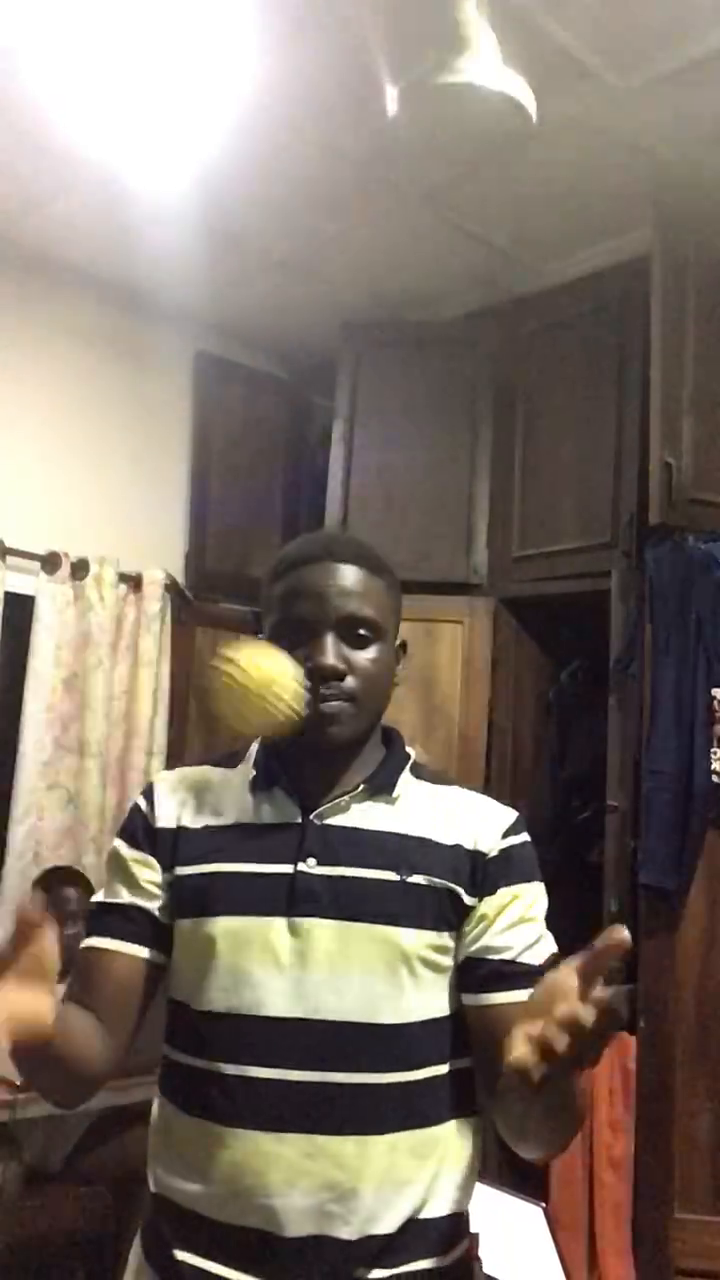
#> input picture frame 15 of ball.MOV, 720 x 1280 px
$ python orange_prediction.py
#> lines starting #> are read from the running program, lines starting #| are printed output that depends on the picture; after the words box and inside, x2 and y2 are one past the last pixel; in counts of white or black regions, pixels touching at a corner belong together
#> further down, frame is the input picture: shape (1280, 720, 3); mean B, G, R 105.5, 115.5, 126.8
### orange_detector.py
import cv2
import numpy as np


class OrangeDetector:
    def __init__(self):
        # Create mask for orange color
        self.low_orange = np.array([11, 128, 90])
        self.high_orange = np.array([179, 255, 255])

    def detect(self, frame):
        hsv_img = cv2.cvtColor(frame, cv2.COLOR_BGR2HSV)
#> hsv_img: shape (1280, 720, 3); mean H, S, V 42.5, 57.9, 127.4

        # Create masks with color ranges
        mask = cv2.inRange(hsv_img, self.low_orange, self.high_orange)
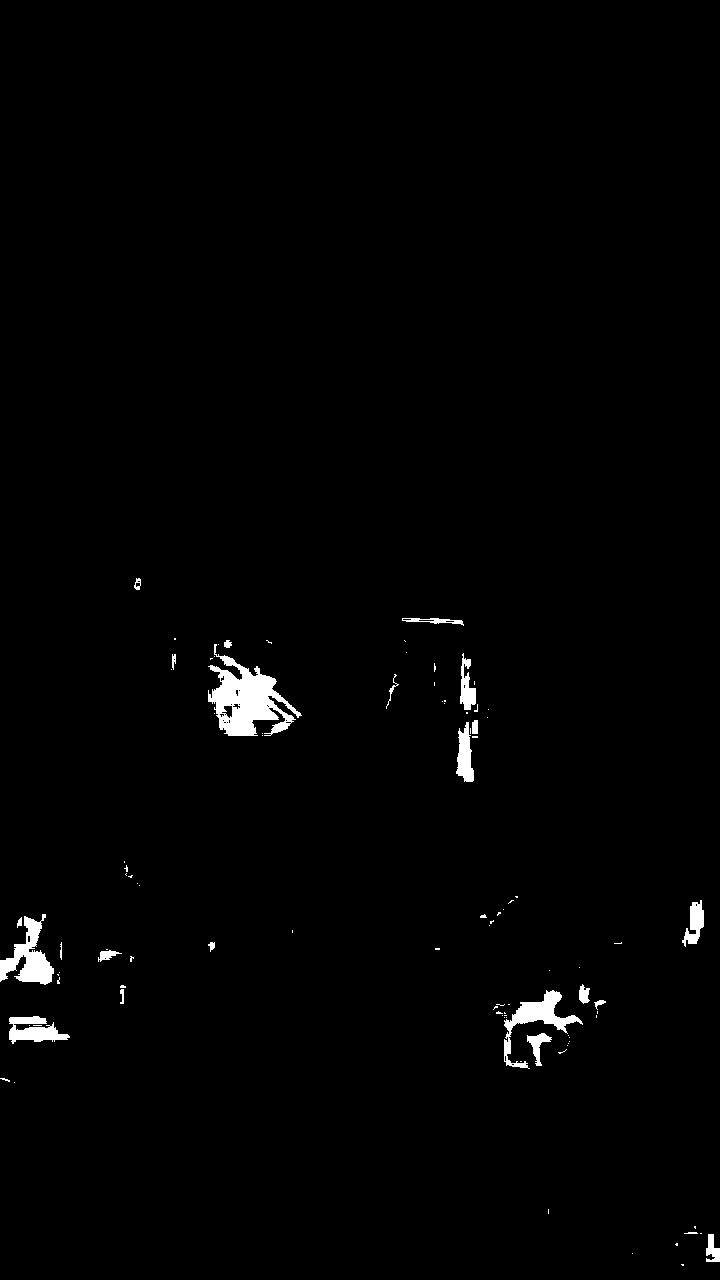
#> mask: shape (1280, 720); 1.3% white; 98 white regions (75 under 20 px)

        # Find Contours
        contours, _ = cv2.findContours(mask, cv2.RETR_TREE, cv2.CHAIN_APPROX_SIMPLE)
#> contours = 127 contours, 103 with area under 20; largest, box (x1, y1, x2, y2) and area: (208, 644, 302, 736) 3635, (0, 914, 54, 985) 1545, (504, 990, 583, 1069) 1376, (9, 1016, 70, 1044) 842, (456, 722, 474, 782) 600
        contours = sorted(contours, key=lambda x: cv2.contourArea(x), reverse=True)

        box = (0, 0, 0, 0)
        for cnt in contours:
            (x, y, w, h) = cv2.boundingRect(cnt)
            box = (x, y, x + w, y + h)
            break
#> this loop made 1 pass
#> (x, y, w, h, box) on pass 1: (208, 644, 94, 92, (208, 644, 302, 736))

        return box

### kalmanfilter.py
import cv2
import numpy as np


class KalmanFilter:
    kf = cv2.KalmanFilter(4, 2)
    kf.measurementMatrix = np.array([[1, 0, 0, 0], [0, 1, 0, 0]], np.float32)
    kf.transitionMatrix = np.array([[1, 0, 1, 0], [0, 1, 0, 1], [0, 0, 1, 0], [0, 0, 0, 1]], np.float32)


    def predict(self, coordX, coordY):
        ''' This function estimates the position of the object'''
        measured = np.array([[np.float32(coordX)], [np.float32(coordY)]])
        self.kf.correct(measured)
        predicted = self.kf.predict()
        x, y = int(predicted[0]), int(predicted[1])
        return x, y

### orange_prediction.py
import cv2
from orange_detector import OrangeDetector
from kalmanfilter import KalmanFilter

cap = cv2.VideoCapture("ball.MOV")

# Load detector
od = OrangeDetector()

# Load Kalman filter to predict the trajectory
kf = KalmanFilter()

while True:
    ret, frame = cap.read()
    if ret is False:
        break

    orange_bbox = od.detect(frame)
#> orange_bbox = (208, 644, 302, 736)
    x, y, x2, y2 = orange_bbox
#> x = 208; y = 644; x2 = 302; y2 = 736
    cx = int((x + x2) / 2)
#> cx = 255
    cy = int((y + y2) / 2)
#> cy = 690

    predicted = kf.predict(cx, cy)
#> in predict, `measured = np.array([[np.float32(coordX)], [np.float32(coordY)]])`: measured = [255, 690]
#> predicted = (0, 0)
    # cv2.rectangle(frame, (x, y), (x2, y2), (255, 0, 0), 4)
    cv2.circle(frame, (cx, cy), 20, (0, 0, 255), 4)
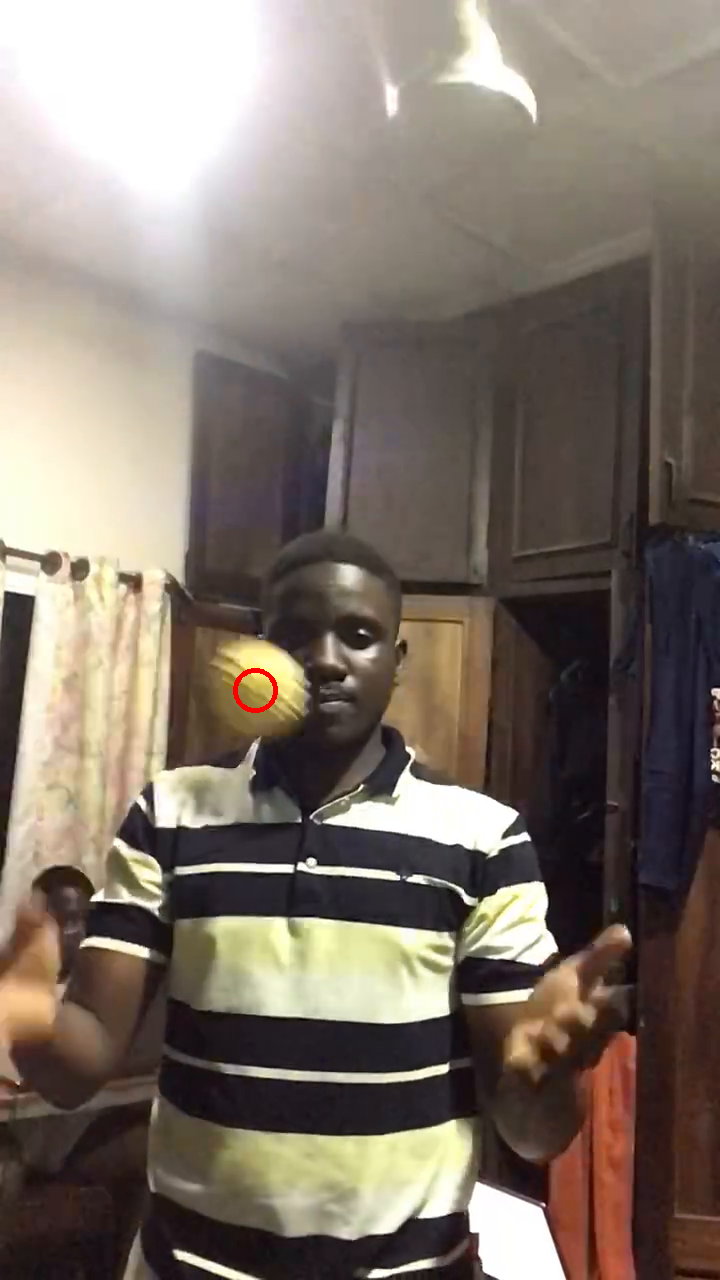
#> frame: shape (1280, 720, 3); 0.07% of pixels changed, all inside (x1, y1, x2, y2) = (233, 668, 278, 713)
    cv2.circle(frame, (predicted[0], predicted[1]), 20, (255, 0, 0), 4)
#> frame: shape (1280, 720, 3); 0.02% of pixels changed, all inside (x1, y1, x2, y2) = (0, 0, 23, 23)

    cv2.imshow("Frame", frame)
    key = cv2.waitKey(100)
#> (key Esc is pressed here)
    if key == 27:
        break

$ run again, starting later in the video
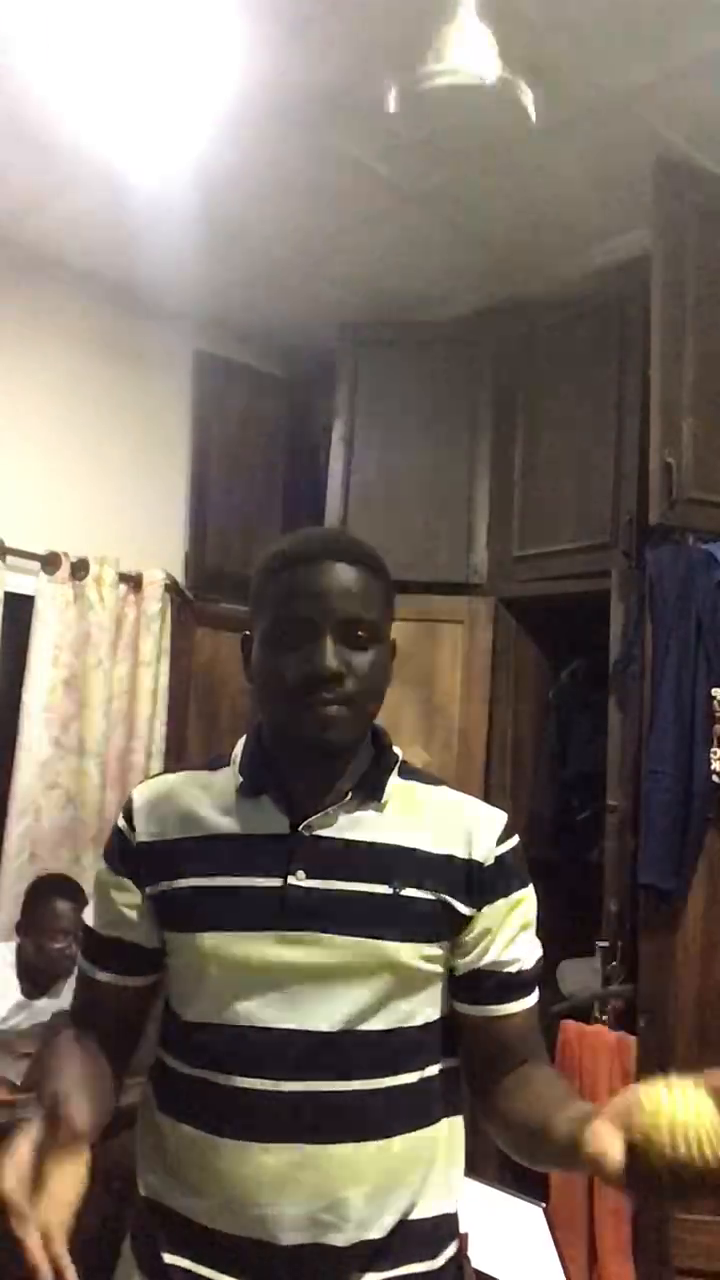
#> input picture frame 69 of ball.MOV, 720 x 1280 px
#> frame is the input picture: shape (1280, 720, 3); mean B, G, R 100, 110.1, 121.3
#> hsv_img: shape (1280, 720, 3); mean H, S, V 43.6, 59.7, 121.8
#> in detect, `mask = cv2.inRange(hsv_img, self.low_orange, self.high_orange)`:
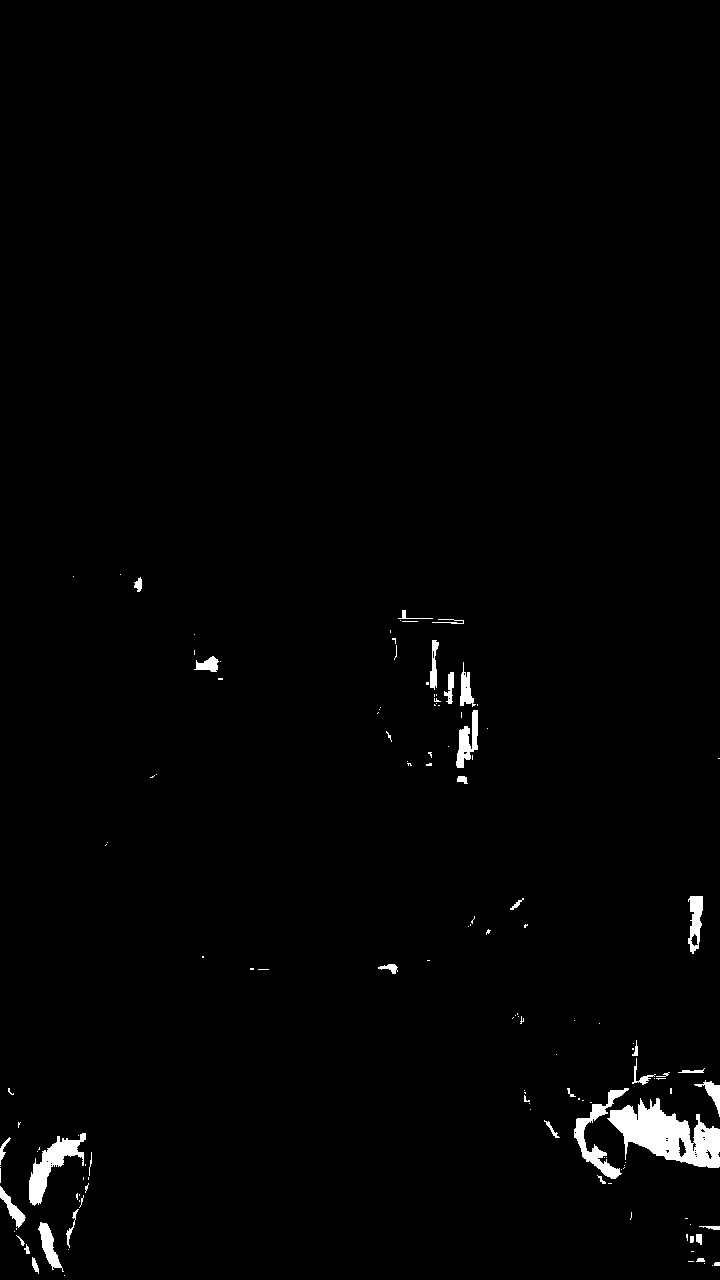
#> mask: shape (1280, 720); 1.3% white; 136 white regions (99 under 20 px)
#> contours = 160 contours, 130 with area under 20; largest, box (x1, y1, x2, y2) and area: (607, 1098, 720, 1168) 4048, (29, 1133, 86, 1206) 1302, (574, 1088, 629, 1179) 1046, (456, 710, 478, 768) 566, (688, 896, 703, 954) 522
#> the loop in detect, `for cnt in contours:` made 1 pass
#> (x, y, w, h, box) on pass 1: (607, 1098, 113, 70, (607, 1098, 720, 1168))
#> orange_bbox = (607, 1098, 720, 1168)
#> `x, y, x2, y2 = orange_bbox`: x = 607; y = 1098; x2 = 720; y2 = 1168
#> cx = 663
#> cy = 1133
#> measured = [663, 1133]
#> predicted = (0, 0)
#> `cv2.circle(frame, (cx, cy), 20, (0, 0, 255), 4)`:
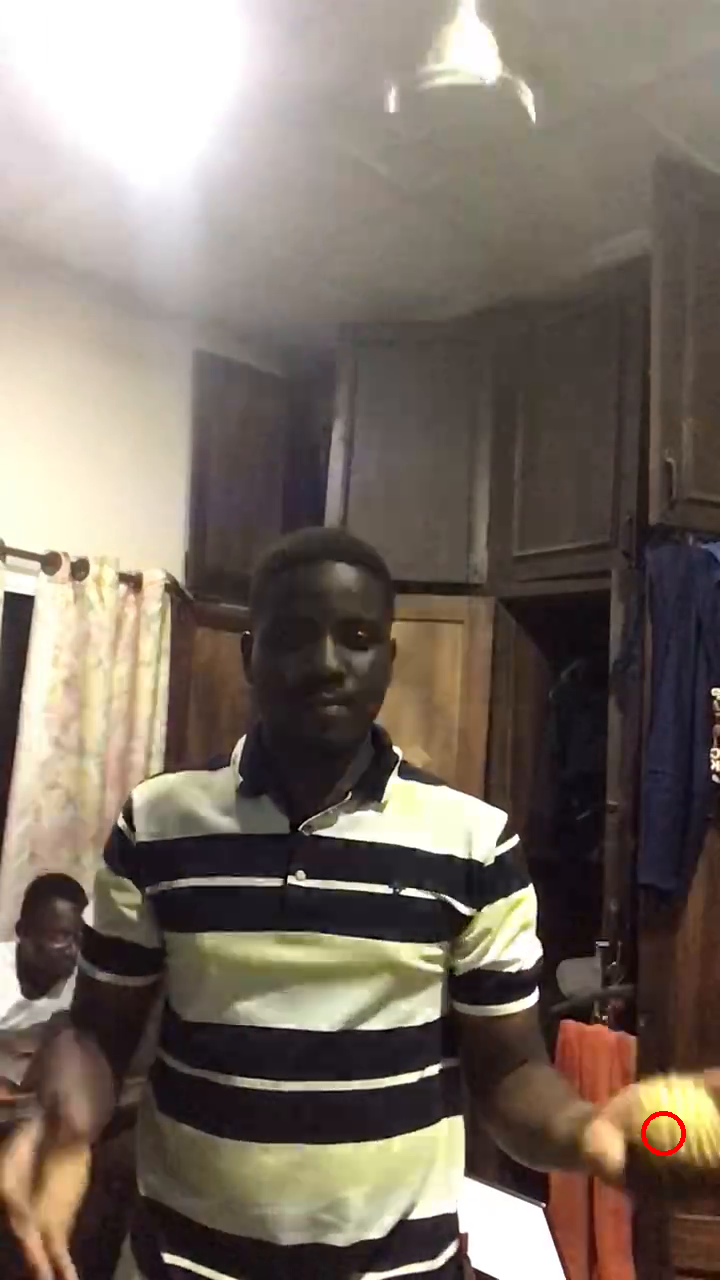
#> frame: shape (1280, 720, 3); 0.07% of pixels changed, all inside (x1, y1, x2, y2) = (641, 1111, 686, 1156)

$ run again, starting later in the video
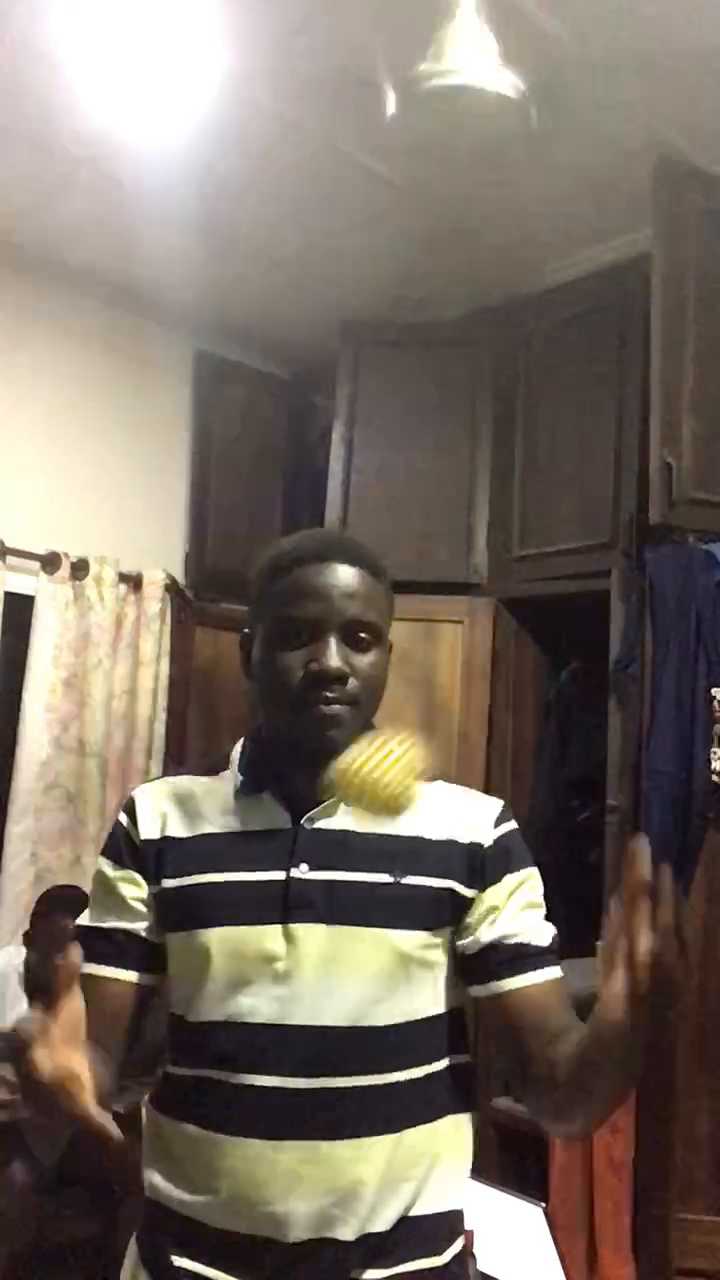
#> input picture frame 124 of ball.MOV, 720 x 1280 px
#> frame is the input picture: shape (1280, 720, 3); mean B, G, R 99.9, 110.2, 120.9
#> hsv_img: shape (1280, 720, 3); mean H, S, V 42.1, 59.4, 121.5
#> in detect, `mask = cv2.inRange(hsv_img, self.low_orange, self.high_orange)`:
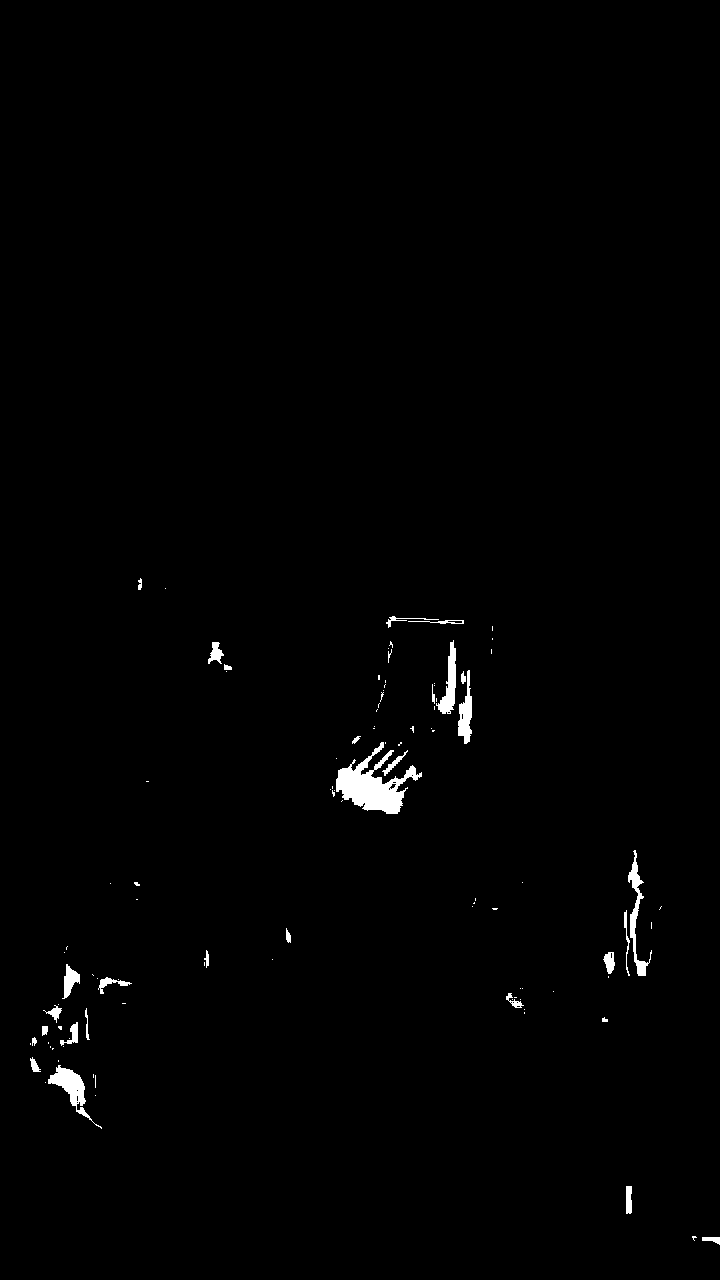
#> mask: shape (1280, 720); 0.89% white; 104 white regions (73 under 20 px)
#> contours = 119 contours, 90 with area under 20; largest, box (x1, y1, x2, y2) and area: (336, 742, 422, 814) 2346, (48, 1065, 102, 1129) 782, (628, 850, 652, 976) 586, (436, 640, 456, 714) 558, (458, 670, 472, 744) 494
#> the loop in detect, `for cnt in contours:` made 1 pass
#> (x, y, w, h, box) on pass 1: (336, 742, 86, 72, (336, 742, 422, 814))
#> orange_bbox = (336, 742, 422, 814)
#> `x, y, x2, y2 = orange_bbox`: x = 336; y = 742; x2 = 422; y2 = 814
#> cx = 379
#> cy = 778
#> measured = [379, 778]
#> predicted = (0, 0)
#> `cv2.circle(frame, (cx, cy), 20, (0, 0, 255), 4)`:
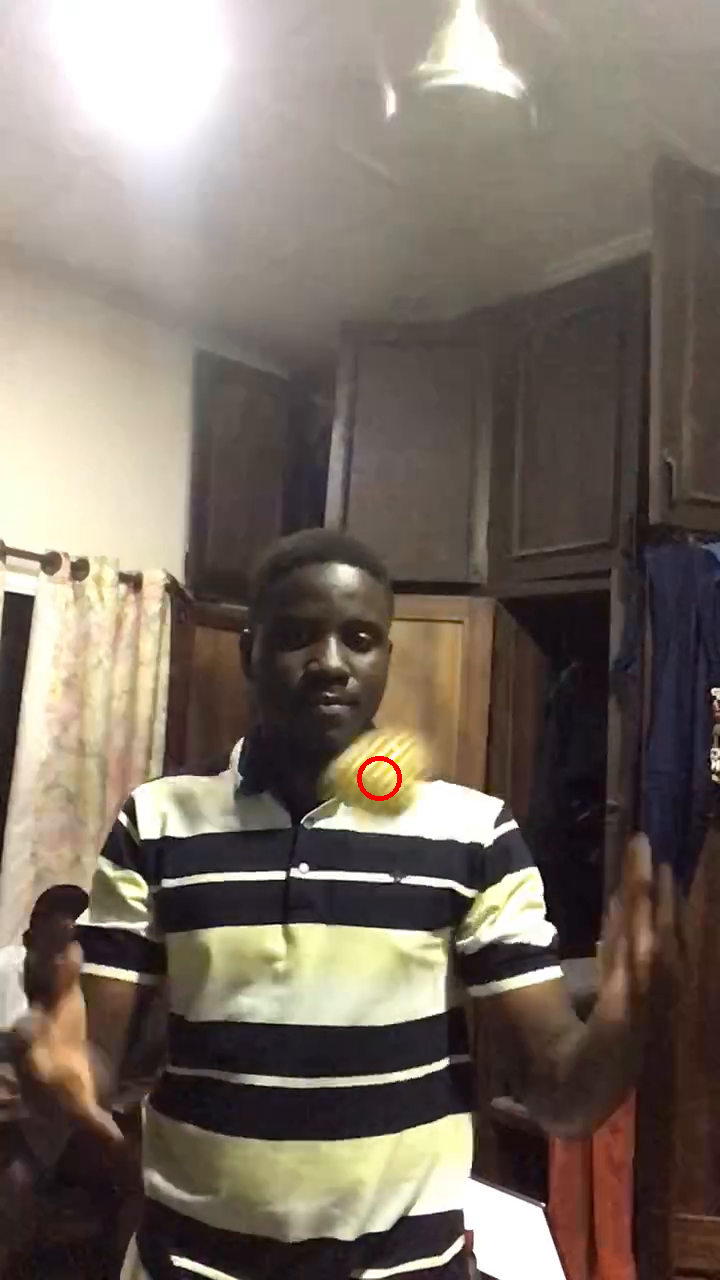
#> frame: shape (1280, 720, 3); 0.07% of pixels changed, all inside (x1, y1, x2, y2) = (357, 756, 402, 801)
